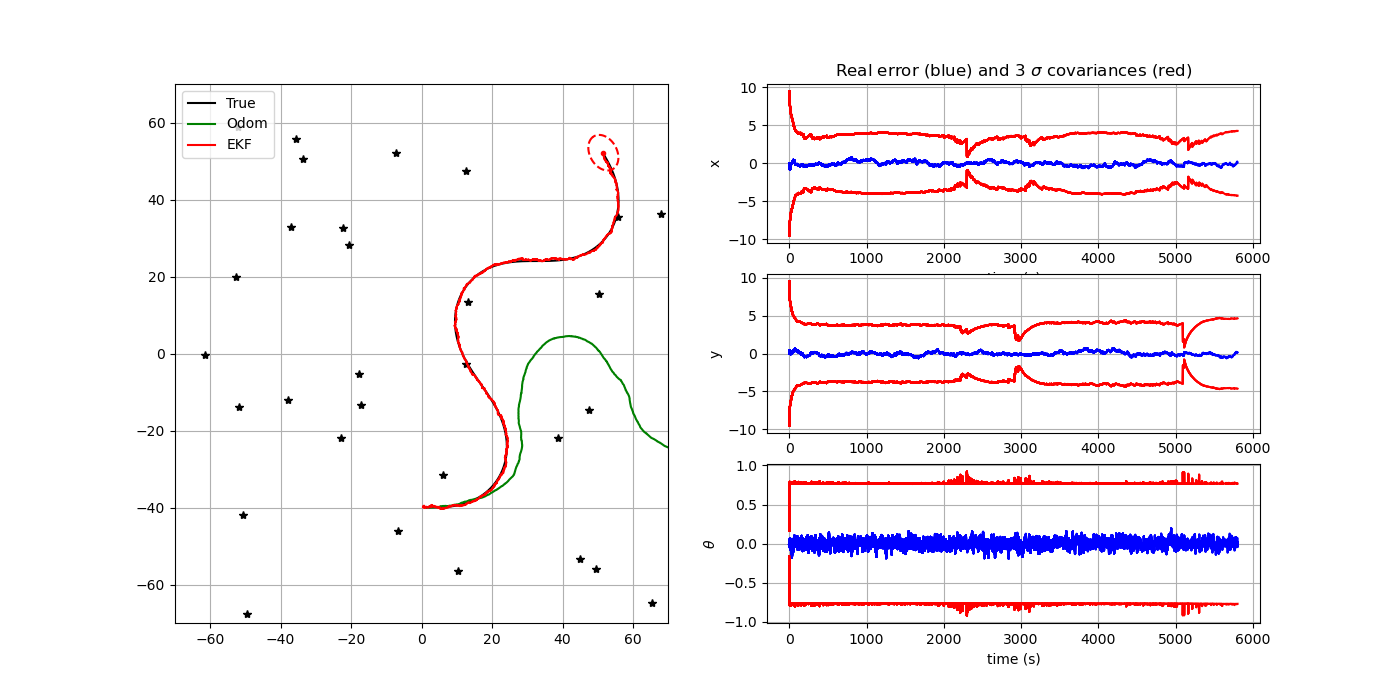

This figure's Python source:
"""
TP Kalman filter for mobile robots localization

authors: Goran Frehse, David Filliat, Nicolas Merlinge
"""

from math import sin, cos, atan2, pi, sqrt
import matplotlib.pyplot as plt
import numpy as np
seed = 123456
np.random.seed(seed)

import os
try:
    os.makedirs("outputs")
except:
    pass

# ---- Simulator class (world, control and sensors) ----

class Simulation:
    def __init__(self, Tf, dt_pred, xTrue, QTrue, xOdom, Map, RTrue, dt_meas):
        self.Tf = Tf
        self.dt_pred = dt_pred
        self.nSteps = int(np.round(Tf/dt_pred))
        self.QTrue = QTrue
        self.xTrue = xTrue
        self.xOdom = xOdom
        self.Map = Map
        self.RTrue = RTrue
        self.dt_meas = dt_meas
        
    # return true control at step k
    def get_robot_control(self, k):
        # generate  sin trajectory
        u = np.array([[0, 0.025,  0.1*np.pi / 180 * sin(3*np.pi * k / self.nSteps)]]).T
        return u
    
    
    # simulate new true robot position
    def simulate_world(self, k):
        dt_pred = self.dt_pred
        u = self.get_robot_control(k)
        self.xTrue = tcomp(self.xTrue, u, dt_pred)
        self.xTrue[2, 0] = angle_wrap(self.xTrue[2, 0])
    
    
    # computes and returns noisy odometry
    def get_odometry(self, k):
        # Ensuring random repetability for given k
        np.random.seed(seed*2 + k)
        
        # Model
        dt_pred = self.dt_pred
        u = self.get_robot_control(k)
        xnow = tcomp(self.xOdom, u, dt_pred)
        uNoise = np.sqrt(self.QTrue) @ np.random.randn(3)
        uNoise = np.array([uNoise]).T
        xnow = tcomp(xnow, uNoise, dt_pred)
        self.xOdom = xnow
        u = u + dt_pred*uNoise
        return xnow, u


    # generate a noisy observation of a random feature
    def get_observation(self, k):
        # Ensuring random repetability for given k
        np.random.seed(seed*3 + k)

        # Model
        if k*self.dt_pred % self.dt_meas == 0:
            notValidCondition = False # False: measurement valid / True: measurement not valid
            if notValidCondition:
                z = None
                iFeature = None
            else:
                iFeature = np.random.randint(0, self.Map.shape[1] - 1)
                zNoise = np.sqrt(self.RTrue) @ np.random.randn(2)
                zNoise = np.array([zNoise]).T
                z = observation_model(self.xTrue, iFeature, self.Map) + zNoise
                z[1, 0] = angle_wrap(z[1, 0])
        else:
            z = None
            iFeature = None
        return [z, iFeature]


# ---- Kalman Filter: model functions ----

# evolution model (f)
def motion_model(x, u, dt_pred):
    # x: estimated state (x, y, heading)
    # u: control input or odometry measurement in body frame (Vx, Vy, angular rate)

    # Compute the dynamic model
    xPred = tcomp(x, u, dt_pred)

    # Fit angle
    xPred[2, 0] = angle_wrap(xPred[2, 0])
    
    return xPred


# observation model (h)
def observation_model(xVeh, iFeature, Map):
    # xVeh: vecule state
    # iFeature: observed amer index
    # Map: map of all amers
    
    # Landmark selected with index iFeature
    landmark_selected = Map[:, iFeature]
    
    # Calculate z
    z11 = np.sqrt((landmark_selected[0] - xVeh[0])**2 + (landmark_selected[1] - xVeh[1])**2)
    z12 = np.arctan2((landmark_selected[1] - xVeh[1]), (landmark_selected[0] - xVeh[0])) - xVeh[2]
    
    z = np.array([z11, z12])
    
    return z


# ---- Kalman Filter: Jacobian functions to be completed ----

# h(x) Jacobian wrt x
def get_obs_jac(xPred, iFeature, Map):
    # xPred: predicted state
    # iFeature: observed amer index
    # Map: map of all amers
    
    # Landmark selected with index iFeature
    landmark_selected = Map[:, iFeature]
    
    # Calculate Jacobian (jH)
    dist_state_landmark = (landmark_selected[0] - xPred[0])**2 + (landmark_selected[1] - xPred[1])**2
    
    jH11 = - (landmark_selected[0] - xPred[0]) / np.sqrt(dist_state_landmark)
    jH12 = - (landmark_selected[1] - xPred[1]) / np.sqrt(dist_state_landmark)
    jH21 = (landmark_selected[1] - xPred[1]) / dist_state_landmark
    jH22 = -(landmark_selected[0] - xPred[0]) / dist_state_landmark
    
    jH = np.array([[jH11[0], jH12[0], 0], [jH21[0], jH22[0], -1]])

    return jH


# f(x,u) Jacobian wrt x
def F(x, u, dt_pred):
    # x: estimated state (x, y, heading)
    # u: control input (Vx, Vy, angular rate)
    # dt_pred: time step
    
    Jac13 = dt_pred * (-u[0]*np.sin(x[2]) - u[1]*np.cos(x[2]))
    Jac23 = dt_pred * (u[0]*np.cos(x[2]) - u[1]*np.sin(x[2]))
    
    Jac = np.array([[1, 0, Jac13[0]], [0, 1, Jac23[0]], [0, 0, 1]])

    return Jac


# f(x,u) Jacobian wrt w (noise on the control input u)
def G(x, u, dt_pred):
    # x: estimated state (x, y, heading) in ground frame
    # u: control input (Vx, Vy, angular rate) in robot frame
    # dt_pred: time step for prediction
    
    Jac11 = dt_pred * np.cos(x[2])
    Jac12 = dt_pred * np.sin(x[2])
    
    Jac21 = dt_pred * (-np.sin(x[2]))
    Jac22 = dt_pred * np.cos(x[2])
    
    Jac = np.array([[Jac11[0], Jac12[0], 0], [Jac21[0], Jac22[0], 0], [0, 0, dt_pred]])

    return Jac


# ---- Utils functions ----
# Display error ellipses
def plot_covariance_ellipse(xEst, PEst, axes, lineType):
    """
    Plot one covariance ellipse from covariance matrix
    """

    Pxy = PEst[0:2, 0:2]
    eigval, eigvec = np.linalg.eig(Pxy)

    if eigval[0] >= eigval[1]:
        bigind = 0
        smallind = 1
    else:
        bigind = 1
        smallind = 0

    if eigval[smallind] < 0:
        print('Pb with Pxy :\n', Pxy)
        exit()

    t = np.arange(0, 2 * pi + 0.1, 0.1)
    a = sqrt(eigval[bigind])
    b = sqrt(eigval[smallind])
    x = [3 * a * cos(it) for it in t]
    y = [3 * b * sin(it) for it in t]
    angle = atan2(eigvec[bigind, 1], eigvec[bigind, 0])
    rot = np.array([[cos(angle), sin(angle)],
                    [-sin(angle), cos(angle)]])
    fx = rot @ (np.array([x, y]))
    px = np.array(fx[0, :] + xEst[0, 0]).flatten()
    py = np.array(fx[1, :] + xEst[1, 0]).flatten()
    axes.plot(px, py, lineType)


# fit angle between -pi and pi
def angle_wrap(a):
    if (a > np.pi):
        a = a - 2 * pi
    elif (a < -np.pi):
        a = a + 2 * pi
    return a


# composes two transformations
def tcomp(tab, tbc, dt):
    assert tab.ndim == 2 # eg: robot state [x, y, heading]
    assert tbc.ndim == 2 # eg: robot control [Vx, Vy, angle rate]
    #dt : time-step (s)

    angle = tab[2, 0] + dt * tbc[2, 0] # angular integration by Euler

    angle = angle_wrap(angle)
    s = sin(tab[2, 0])
    c = cos(tab[2, 0])
    position = tab[0:2] + dt * np.array([[c, -s], [s, c]]) @ tbc[0:2] # position integration by Euler
    out = np.vstack((position, angle))

    return out


# =============================================================================
# Main Program
# =============================================================================

# Init displays
show_animation = True
save = False

f, (ax1, ax2) = plt.subplots(1, 2, sharey=True, figsize=(14, 7))
ax3 = plt.subplot(3, 2, 2)
ax4 = plt.subplot(3, 2, 4)
ax5 = plt.subplot(3, 2, 6)

# ---- General variables ----

# Simulation time
Tf = 6000       # final time (s)
dt_pred = 1     # Time between two dynamical predictions (s)
dt_meas = 1     # Time between two measurement updates (s)

# Location of landmarks
nLandmarks = 30
Map = 140*(np.random.rand(2, nLandmarks) - 1/2)

# True covariance of errors used for simulating robot movements
QTrue = np.diag([0.01, 0.01, 1*pi/180]) ** 2
RTrue = np.diag([5.0, 6*pi/180]) ** 2

# Modeled errors used in the Kalman filter process
QEst = 100*np.eye(3, 3) @ QTrue
REst = 10*np.eye(2, 2) @ RTrue

# initial conditions
xTrue = np.array([[1, -40, -pi/2]]).T
xOdom = xTrue
xEst = xTrue
PEst = 10 * np.diag([1, 1, (1*pi/180)**2])

# Init history matrixes
hxEst = xEst
hxTrue = xTrue
hxOdom = xOdom
hxError = np.abs(xEst-xTrue)  # pose error
hxVar = np.sqrt(np.diag(PEst).reshape(3, 1))  # state std dev
htime = [0]

# Simulation environment
simulation = Simulation(Tf, dt_pred, xTrue, QTrue, xOdom, Map, RTrue, dt_meas)

# Temporal loop
for k in range(1, simulation.nSteps):

    # Simulate robot motion
    simulation.simulate_world(k)

    # Get odometry measurements
    xOdom, u_tilde = simulation.get_odometry(k)
    
    # Calculate f(x,u) Jacobian wrt x
    jacF = F(xEst, u_tilde, dt_pred)
    
    # Calculate f(x,u) Jacobian wrt w
    jacG = G(xEst, u_tilde, dt_pred)

    # Kalman prediction
    xPred = motion_model(xEst, u_tilde, dt_pred)
    PPred = jacF @ PEst @ jacF.T + jacG @ QEst @ jacG.T

    # Get random landmark observation
    [z, iFeature] = simulation.get_observation(k)

    if z is not None:
        # Predict observation
        zPred = observation_model(xPred, iFeature, Map)

        # get observation Jacobian
        H = get_obs_jac(xPred, iFeature, Map)

        # compute Kalman gain - with dir and distance
        Innov = z - zPred         # observation error (innovation)
        Innov[1, 0] = angle_wrap(Innov[1, 0])
        S = REst + H @ PPred @ H.T
        K = PEst @ H.T @ np.linalg.inv(S)
        

        # Compute Kalman gain to use only distance
#        Innov = #...................       # observation error (innovation)
#        H = #...................
#        S = #...................
#        K = #...................

        # Compute Kalman gain to use only direction
#        Innov = #...................       # observation error (innovation)
#        Innov[1, 0] = angle_wrap(Innov[1, 0])
#        H = #...................           # observation error (innovation)
#        S = #...................
#        K = #...................

        # perform kalman update
        xEst =  xPred + K @ Innov
        xEst[2, 0] = angle_wrap(xEst[2, 0])
        
        PEst = (np.eye(3) - K @ H) @ PPred
        
        PEst = 0.5 * (PEst + PEst.T)  # ensure symetry

    else:
        # there was no observation available
        xEst = xPred
        PEst = PPred

    # store data history
    hxTrue = np.hstack((hxTrue, simulation.xTrue))
    hxOdom = np.hstack((hxOdom, simulation.xOdom))
    hxEst = np.hstack((hxEst, xEst))
    err = xEst - simulation.xTrue
    err[2, 0] = angle_wrap(err[2, 0])
    hxError = np.hstack((hxError, err))
    hxVar = np.hstack((hxVar, np.sqrt(np.diag(PEst).reshape(3, 1))))
    htime.append(k*simulation.dt_pred)

    # plot every 15 updates
    if show_animation and k*simulation.dt_pred % 200 == 0:
        # for stopping simulation with the esc key.
        plt.gcf().canvas.mpl_connect('key_release_event',
                    lambda event: [exit(0) if event.key == 'escape' else None])

        ax1.cla()
        
        times = np.stack(htime)

        # Plot true landmark and trajectory
        ax1.plot(Map[0, :], Map[1, :], "*k")
        ax1.plot(hxTrue[0, :], hxTrue[1, :], "-k", label="True")

        # Plot odometry trajectory
        ax1.plot(hxOdom[0, :], hxOdom[1, :], "-g", label="Odom")

        # Plot estimated trajectory an pose covariance
        ax1.plot(hxEst[0, :], hxEst[1, :], "-r", label="EKF")
        ax1.plot(xEst[0], xEst[1], ".r")
        plot_covariance_ellipse(xEst,
                                PEst, ax1, "--r")

        ax1.axis([-70, 70, -70, 70])
        ax1.grid(True)
        ax1.legend()

        # plot errors curves
        ax3.plot(times, hxError[0, :], 'b')
        ax3.plot(times, 3.0 * hxVar[0, :], 'r')
        ax3.plot(times, -3.0 * hxVar[0, :], 'r')
        ax3.grid(True)
        ax3.set_ylabel('x')
        ax3.set_xlabel('time (s)')
        ax3.set_title('Real error (blue) and 3 $\sigma$ covariances (red)')

        ax4.plot(times, hxError[1, :], 'b')
        ax4.plot(times, 3.0 * hxVar[1, :], 'r')
        ax4.plot(times, -3.0 * hxVar[1, :], 'r')
        ax4.grid(True)
        ax4.set_ylabel('y')
        ax5.set_xlabel('time (s)')

        ax5.plot(times, hxError[2, :], 'b')
        ax5.plot(times, 3.0 * hxVar[2, :], 'r')
        ax5.plot(times, -3.0 * hxVar[2, :], 'r')
        ax5.grid(True)
        ax5.set_ylabel(r"$\theta$")
        ax5.set_xlabel('time (s)')
        
        if save: plt.savefig(r'outputs/EKF_' + str(k) + '.png')
#        plt.pause(0.001)

plt.savefig('EKFLocalization.png')
print("Press Q in figure to finish...")
plt.show()
